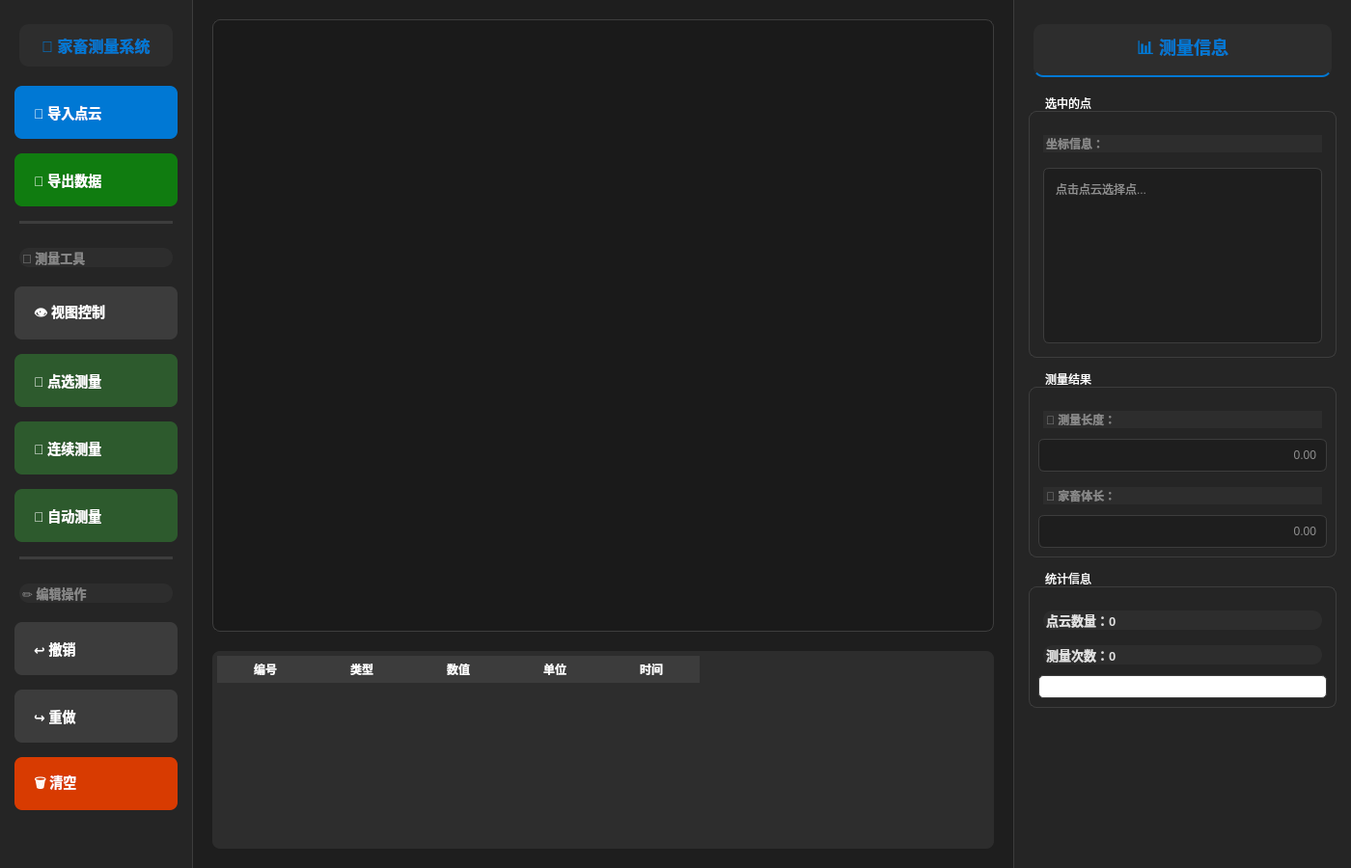
<?xml version="1.0" encoding="UTF-8"?>
<ui version="4.0">
 <class>MainWindow</class>
 <widget class="QMainWindow" name="MainWindow">

  <!-- ==================== 窗口基本属性 ==================== -->
  <property name="geometry">
   <rect>
    <x>0</x>
    <y>0</y>
    <width>1400</width>
    <height>900</height>
   </rect>
  </property>
  <property name="windowTitle">
   <string>家畜点云尺寸测量系统</string>
  </property>

  <!-- ==================== 全局样式表 ==================== -->
  <property name="styleSheet">
   <string notr="true">
    /* 主窗口样式 */
    QMainWindow {
        background-color: #1e1e1e;
    }

    /* 面板通用样式 */
    QFrame {
        background-color: #2d2d2d;
        border-radius: 10px;
        margin: 5px;
    }

    /* 左侧面板 */
    #leftPanel {
        background-color: #252525;
        border-right: 1px solid #3d3d3d;
        border-radius: 0;
        margin: 0;
    }

    /* 中心面板 */
    #centerPanel {
        background-color: #1e1e1e;
    }

    /* 右侧面板 */
    #rightPanel {
        background-color: #252525;
        border-left: 1px solid #3d3d3d;
        border-radius: 0;
        margin: 0;
    }

    /* 按钮样式 */
    QPushButton {
        background-color: #3c3c3c;
        border: none;
        border-radius: 8px;
        color: #ffffff;
        font-size: 14px;
        font-weight: bold;
        padding: 10px 20px;
        text-align: left;
        min-height: 35px;
    }

    QPushButton:hover {
        background-color: #4a4a4a;
        padding-left: 25px;
        transition: all 0.3s;
    }

    QPushButton:pressed {
        background-color: #2a2a2a;
    }

    /* 特殊按钮样式 */
    /* 导入按钮 - 蓝色主题 */
    #btnLoad {
        background-color: #0078d4;
        color: white;
    }

    #btnLoad:hover {
        background-color: #106ebe;
    }

    /* 测量按钮 - 绿色主题 */
    #btnMeasure, #btnMultiMeasure, #btnAuto {
        background-color: #2d5a2d;
    }

    #btnMeasure:hover, #btnMultiMeasure:hover, #btnAuto:hover {
        background-color: #3d6a3d;
    }

    /* 保存按钮 - 深绿色 */
    #btnSave {
        background-color: #107c10;
    }

    #btnSave:hover {
        background-color: #208c20;
    }

    /* 清空按钮 - 橙色警告色 */
    #btnClear {
        background-color: #d83b01;
    }

    #btnClear:hover {
        background-color: #e84b11;
    }

    /* 表格样式 */
    QTableWidget {
        background-color: #2d2d2d;
        border: none;
        border-radius: 8px;
        gridline-color: #3d3d3d;
        color: #ffffff;
        font-size: 12px;
    }

    QTableWidget::item {
        padding: 8px;
        border-bottom: 1px solid #3d3d3d;
    }

    QTableWidget::item:selected {
        background-color: #0078d4;
    }

    QHeaderView::section {
        background-color: #3c3c3c;
        padding: 8px;
        border: none;
        color: #ffffff;
        font-weight: bold;
    }

    /* 标签样式 */
    QLabel {
        color: #e0e0e0;
        font-size: 13px;
        font-weight: bold;
    }

    #labelTitle {
        font-size: 18px;
        font-weight: bold;
        color: #0078d4;
        padding: 10px;
        border-bottom: 2px solid #0078d4;
    }

    /* 文本编辑框 */
    QTextEdit, QLineEdit {
        background-color: #1e1e1e;
        border: 1px solid #3d3d3d;
        border-radius: 6px;
        color: #ffffff;
        font-size: 12px;
        padding: 8px;
    }

    QTextEdit:focus, QLineEdit:focus {
        border: 1px solid #0078d4;
        background-color: #252525;
    }

    /* 滚动条 */
    QScrollBar:vertical {
        background-color: #2d2d2d;
        width: 10px;
        border-radius: 5px;
    }

    QScrollBar::handle:vertical {
        background-color: #5a5a5a;
        border-radius: 5px;
        min-height: 20px;
    }

    QScrollBar::handle:vertical:hover {
        background-color: #6a6a6a;
    }

    QScrollBar::add-line:vertical, QScrollBar::sub-line:vertical {
        border: none;
        background: none;
    }

    /* 视图框架 */
    #viewFrame {
        background-color: #1a1a1a;
        border: 1px solid #3d3d3d;
        border-radius: 8px;
    }

    /* 分组框样式 */
    QGroupBox {
        color: #ffffff;
        border: 1px solid #3d3d3d;
        border-radius: 8px;
        margin-top: 15px;
        padding-top: 10px;
    }

    QGroupBox::title {
        subcontrol-origin: margin;
        left: 10px;
        padding: 0 5px 0 5px;
    }
   </string>
  </property>

  <!-- ==================== 中心控件 ==================== -->
  <widget class="QWidget" name="centralwidget">
   <layout class="QHBoxLayout" name="rootLayout">
    <property name="spacing">
     <number>0</number>
    </property>
    <property name="leftMargin">
     <number>0</number>
    </property>
    <property name="rightMargin">
     <number>0</number>
    </property>
    <property name="topMargin">
     <number>0</number>
    </property>
    <property name="bottomMargin">
     <number>0</number>
    </property>

    <!-- 左侧面板 -->
    <item>
     <widget class="QFrame" name="leftPanel">
      <property name="minimumSize">
       <size>
        <width>200</width>
        <height>0</height>
       </size>
      </property>
      <property name="maximumSize">
       <size>
        <width>250</width>
        <height>16777215</height>
       </size>
      </property>
      <layout class="QVBoxLayout" name="leftLayout">
       <property name="spacing">
        <number>15</number>
       </property>
       <property name="leftMargin">
        <number>15</number>
       </property>
       <property name="rightMargin">
        <number>15</number>
       </property>
       <property name="topMargin">
        <number>20</number>
       </property>
       <property name="bottomMargin">
        <number>20</number>
       </property>

       <!-- Logo或标题区域 -->
       <item>
        <widget class="QLabel" name="labelLogo">
         <property name="text">
          <string>🐄 家畜测量系统</string>
         </property>
         <property name="styleSheet">
          <string>font-size: 16px; font-weight: bold; color: #0078d4; padding: 10px;</string>
         </property>
         <property name="alignment">
          <set>Qt::AlignCenter</set>
         </property>
        </widget>
       </item>

       <item>
        <widget class="QPushButton" name="btnLoad">
         <property name="text">
          <string>📁 导入点云</string>
         </property>
         <property name="cursor">
          <cursorShape>PointingHandCursor</cursorShape>
         </property>
        </widget>
       </item>

       <item>
        <widget class="QPushButton" name="btnSave">
         <property name="text">
          <string>💾 导出数据</string>
         </property>
         <property name="cursor">
          <cursorShape>PointingHandCursor</cursorShape>
         </property>
        </widget>
       </item>

       <item>
        <widget class="QFrame" name="separator1">
         <property name="frameShape">
          <enum>QFrame::HLine</enum>
         </property>
         <property name="frameShadow">
          <enum>QFrame::Sunken</enum>
         </property>
         <property name="styleSheet">
          <string>background-color: #3d3d3d; max-height: 1px;</string>
         </property>
        </widget>
       </item>

       <item>
        <widget class="QLabel" name="labelMeasureGroup">
         <property name="text">
          <string>📏 测量工具</string>
         </property>
         <property name="styleSheet">
          <string>font-size: 13px; color: #888888; margin-top: 10px;</string>
         </property>
        </widget>
       </item>

       <item>
        <widget class="QPushButton" name="btnView">
         <property name="text">
          <string>👁️ 视图控制</string>
         </property>
        </widget>
       </item>

       <item>
        <widget class="QPushButton" name="btnMeasure">
         <property name="text">
          <string>📍 点选测量</string>
         </property>
        </widget>
       </item>

       <item>
        <widget class="QPushButton" name="btnMultiMeasure">
         <property name="text">
          <string>🔗 连续测量</string>
         </property>
        </widget>
       </item>

       <item>
        <widget class="QPushButton" name="btnAuto">
         <property name="text">
          <string>🤖 自动测量</string>
         </property>
        </widget>
       </item>

       <item>
        <widget class="QFrame" name="separator2">
         <property name="frameShape">
          <enum>QFrame::HLine</enum>
         </property>
         <property name="frameShadow">
          <enum>QFrame::Sunken</enum>
         </property>
         <property name="styleSheet">
          <string>background-color: #3d3d3d; max-height: 1px;</string>
         </property>
        </widget>
       </item>

       <item>
        <widget class="QLabel" name="labelEditGroup">
         <property name="text">
          <string>✏️ 编辑操作</string>
         </property>
         <property name="styleSheet">
          <string>font-size: 13px; color: #888888; margin-top: 10px;</string>
         </property>
        </widget>
       </item>

       <item>
        <widget class="QPushButton" name="btnUndo">
         <property name="text">
          <string>↩️ 撤销</string>
         </property>
        </widget>
       </item>

       <item>
        <widget class="QPushButton" name="btnRedo">
         <property name="text">
          <string>↪️ 重做</string>
         </property>
        </widget>
       </item>

       <item>
        <widget class="QPushButton" name="btnClear">
         <property name="text">
          <string>🗑️ 清空</string>
         </property>
        </widget>
       </item>

       <item>
        <spacer name="verticalSpacer">
         <property name="orientation">
          <enum>Qt::Vertical</enum>
         </property>
         <property name="sizeHint" stdset="0">
          <size>
           <width>20</width>
           <height>40</height>
          </size>
         </property>
        </spacer>
       </item>
      </layout>
     </widget>
    </item>

    <!-- 中心面板 -->
    <item>
     <widget class="QFrame" name="centerPanel">
      <layout class="QVBoxLayout" name="centerLayout">
       <property name="spacing">
        <number>10</number>
       </property>
       <property name="leftMargin">
        <number>10</number>
       </property>
       <property name="rightMargin">
        <number>10</number>
       </property>
       <property name="topMargin">
        <number>10</number>
       </property>
       <property name="bottomMargin">
        <number>10</number>
       </property>

       <!-- 3D视图区域 -->
       <item>
        <widget class="QFrame" name="viewFrame">
         <property name="sizePolicy">
          <sizepolicy hsizetype="Expanding" vsizetype="Expanding">
           <horstretch>3</horstretch>
           <verstretch>3</verstretch>
          </sizepolicy>
         </property>
         <layout class="QVBoxLayout" name="viewLayout">
          <property name="leftMargin">
           <number>5</number>
          </property>
          <property name="rightMargin">
           <number>5</number>
          </property>
          <property name="topMargin">
           <number>5</number>
          </property>
          <property name="bottomMargin">
           <number>5</number>
          </property>
          <item>
           <widget class="QWidget" name="open3dWidget" native="true"/>
          </item>
         </layout>
        </widget>
       </item>

       <!-- 测量记录表格 -->
       <item>
        <widget class="QTableWidget" name="tableRecords">
         <property name="sizePolicy">
          <sizepolicy hsizetype="Expanding" vsizetype="Preferred">
           <horstretch>1</horstretch>
           <verstretch>1</verstretch>
          </sizepolicy>
         </property>
         <property name="minimumHeight">
          <number>200</number>
         </property>
         <property name="alternatingRowColors">
          <bool>true</bool>
         </property>
         <property name="selectionBehavior">
          <enum>QAbstractItemView::SelectRows</enum>
         </property>
         <property name="showGrid">
          <bool>true</bool>
         </property>
         <attribute name="verticalHeaderVisible">
          <bool>false</bool>
         </attribute>
         <column>
          <property name="text">
           <string>编号</string>
          </property>
         </column>
         <column>
          <property name="text">
           <string>类型</string>
          </property>
         </column>
         <column>
          <property name="text">
           <string>数值</string>
          </property>
         </column>
         <column>
          <property name="text">
           <string>单位</string>
          </property>
         </column>
         <column>
          <property name="text">
           <string>时间</string>
          </property>
         </column>
        </widget>
       </item>
      </layout>
     </widget>
    </item>

    <!-- 右侧面板 -->
    <item>
     <widget class="QFrame" name="rightPanel">
      <property name="minimumSize">
       <size>
        <width>280</width>
        <height>0</height>
       </size>
      </property>
      <property name="maximumSize">
       <size>
        <width>350</width>
        <height>16777215</height>
       </size>
      </property>
      <layout class="QVBoxLayout" name="rightLayout">
       <property name="spacing">
        <number>15</number>
       </property>
       <property name="leftMargin">
        <number>15</number>
       </property>
       <property name="rightMargin">
        <number>15</number>
       </property>
       <property name="topMargin">
        <number>20</number>
       </property>
       <property name="bottomMargin">
        <number>20</number>
       </property>

       <!-- 标题 -->
       <item>
        <widget class="QLabel" name="labelTitle">
         <property name="text">
          <string>📊 测量信息</string>
         </property>
         <property name="alignment">
          <set>Qt::AlignCenter</set>
         </property>
        </widget>
       </item>

       <!-- 选中点信息组 -->
       <item>
        <widget class="QGroupBox" name="groupPoints">
         <property name="title">
          <string>选中的点</string>
         </property>
         <layout class="QVBoxLayout" name="groupPointsLayout">
          <item>
           <widget class="QLabel" name="labelPoints">
            <property name="text">
             <string>坐标信息：</string>
            </property>
            <property name="styleSheet">
             <string>color: #888888; font-size: 12px;</string>
            </property>
           </widget>
          </item>
          <item>
           <widget class="QTextEdit" name="textPoints">
            <property name="maximumHeight">
             <number>120</number>
            </property>
            <property name="readOnly">
             <bool>true</bool>
            </property>
            <property name="placeholderText">
             <string>点击点云选择点...</string>
            </property>
           </widget>
          </item>
         </layout>
        </widget>
       </item>

       <!-- 测量结果组 -->
       <item>
        <widget class="QGroupBox" name="groupMeasurement">
         <property name="title">
          <string>测量结果</string>
         </property>
         <layout class="QVBoxLayout" name="groupMeasurementLayout">
          <item>
           <widget class="QLabel" name="labelDistance">
            <property name="text">
             <string>📏 测量长度：</string>
            </property>
            <property name="styleSheet">
             <string>color: #888888; font-size: 12px;</string>
            </property>
           </widget>
          </item>
          <item>
           <widget class="QLineEdit" name="editDistance">
            <property name="placeholderText">
             <string>0.00</string>
            </property>
            <property name="alignment">
             <set>Qt::AlignRight</set>
            </property>
            <property name="readOnly">
             <bool>true</bool>
            </property>
           </widget>
          </item>

          <item>
           <widget class="QLabel" name="labelBody">
            <property name="text">
             <string>🐄 家畜体长：</string>
            </property>
            <property name="styleSheet">
             <string>color: #888888; font-size: 12px; margin-top: 10px;</string>
            </property>
           </widget>
          </item>
          <item>
           <widget class="QLineEdit" name="editBodyLength">
            <property name="placeholderText">
             <string>0.00</string>
            </property>
            <property name="alignment">
             <set>Qt::AlignRight</set>
            </property>
            <property name="readOnly">
             <bool>true</bool>
            </property>
           </widget>
          </item>
         </layout>
        </widget>
       </item>

       <!-- 统计信息组 -->
       <item>
        <widget class="QGroupBox" name="groupStats">
         <property name="title">
          <string>统计信息</string>
         </property>
         <layout class="QVBoxLayout" name="groupStatsLayout">
          <item>
           <widget class="QLabel" name="labelPointCount">
            <property name="text">
             <string>点云数量：0</string>
            </property>
           </widget>
          </item>
          <item>
           <widget class="QLabel" name="labelMeasureCount">
            <property name="text">
             <string>测量次数：0</string>
            </property>
           </widget>
          </item>
          <item>
           <widget class="QProgressBar" name="progressBar">
            <property name="value">
             <number>0</number>
            </property>
            <property name="styleSheet">
             <string>
              QProgressBar {
                  border: 1px solid #3d3d3d;
                  border-radius: 5px;
                  text-align: center;
                  color: white;
              }
              QProgressBar::chunk {
                  background-color: #0078d4;
                  border-radius: 5px;
              }
             </string>
            </property>
           </widget>
          </item>
         </layout>
        </widget>
       </item>

       <item>
        <spacer name="verticalSpacerRight">
         <property name="orientation">
          <enum>Qt::Vertical</enum>
         </property>
         <property name="sizeHint" stdset="0">
          <size>
           <width>20</width>
           <height>40</height>
          </size>
         </property>
        </spacer>
       </item>
      </layout>
     </widget>
    </item>
   </layout>
  </widget>
 </widget>
 <resources/>
 <connections/>
</ui>
